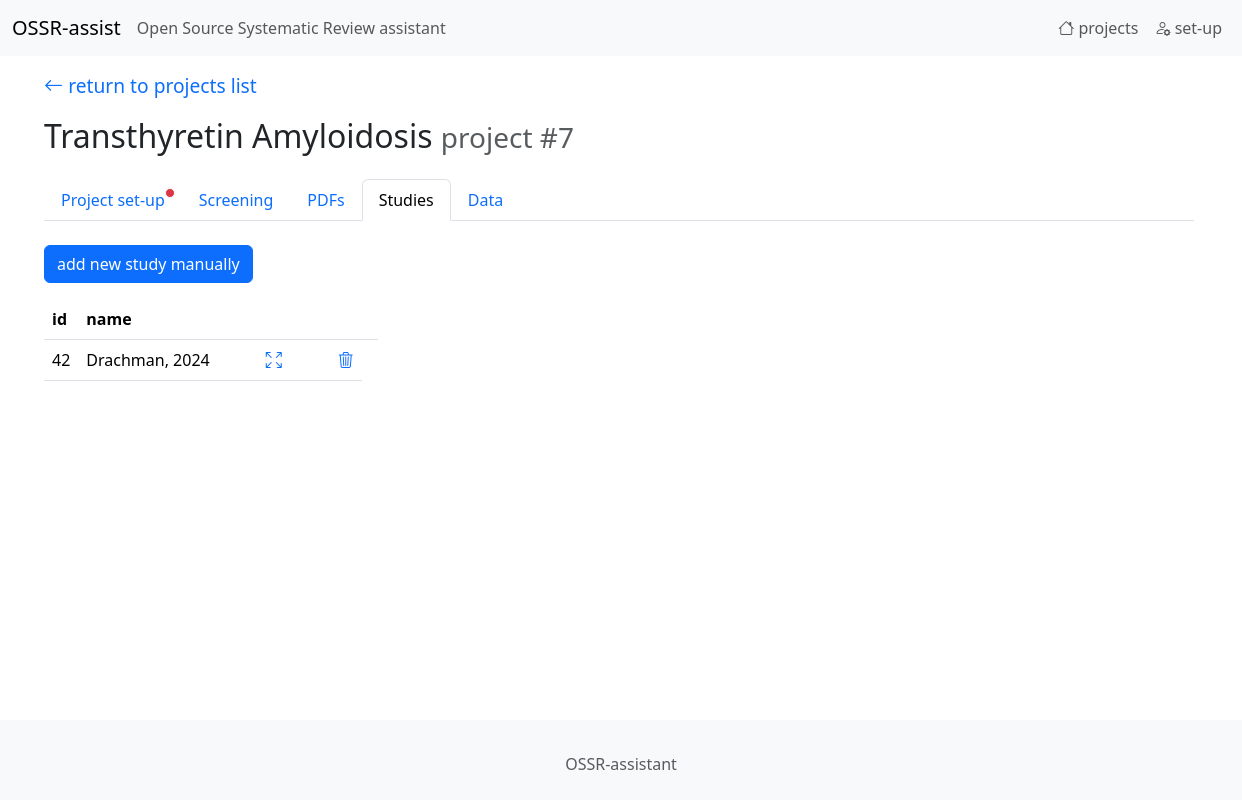
Page /studies/list/7 on the earlier database version.
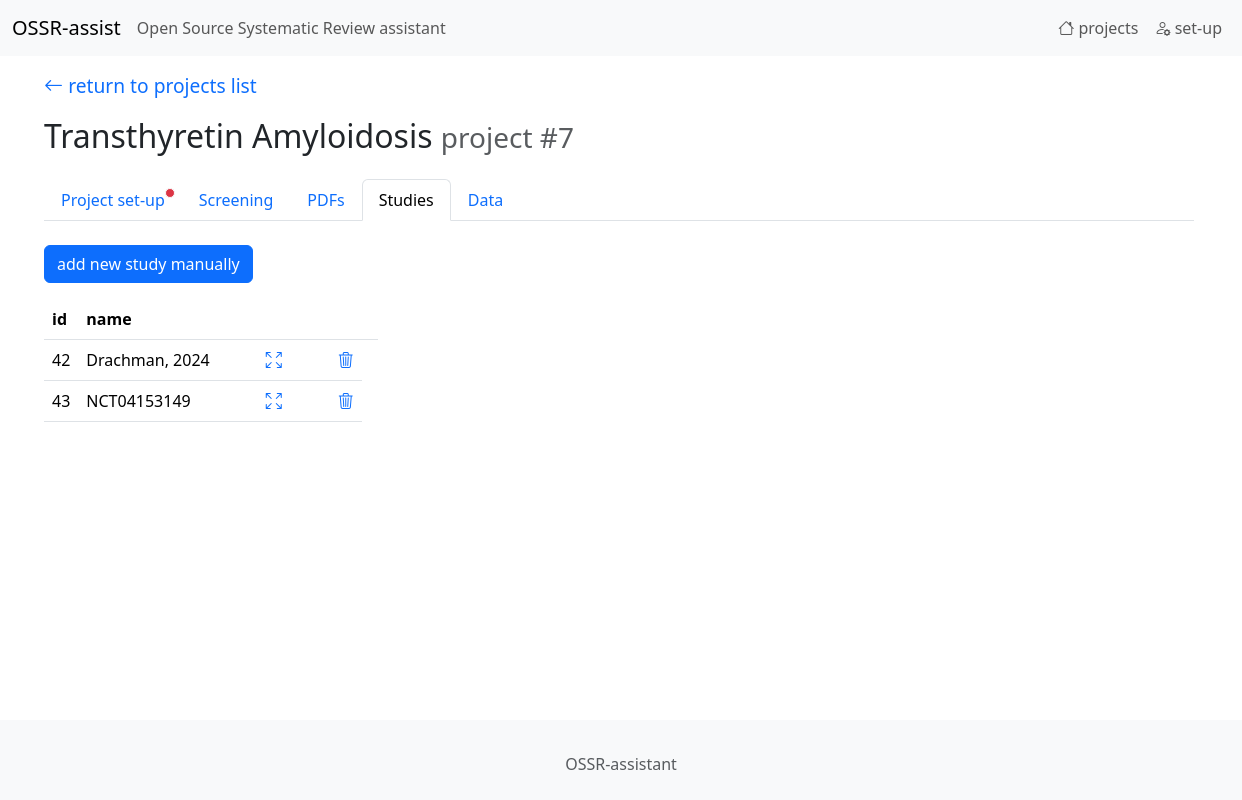
Same page on the later database version.
### tables this page shows
CREATE TABLE "projects"
(
    id                   integer
        constraint projects_pk
            primary key autoincrement,
    name                 TEXT,
    green_words          TEXT default "",
    red_words            TEXT default "",
    eligibility_criteria TEXT default "",
    type_of_study        INT  default 0
, prompt_selection_user TEXT default "", prompt_selection_system TEXT);

CREATE TABLE studies
(
    id      integer
        constraint studies_pk
            primary key autoincrement,
    name    TEXT,
    project integer
, registration_number TEXT);

### app.py (the view)
@app.route('/studies/list/<int:project_id>')
def endpoint_studies_list(project_id):
    return studies_list(project_id)

### studies.py (called while the page is built)
def studies_list(project_id):
    sql = "SELECT id, name FROM studies WHERE project=? ORDER BY name"
    studies = sql_select_fetchall(sql, (project_id,))
    project_name, study_type, eligibility_criteria_empty = get_project_name(project_id)
    return render_template('studies_list.html', project_id=project_id, project_name=project_name,
                           studies=studies, eligibility_criteria_empty=eligibility_criteria_empty)

### utils.py (called while the page is built)
def get_db_connection():
    conn = sqlite3.connect(DB_PATH)
    conn.row_factory = sqlite3.Row
    return conn

def sql_select_fetchone(sql, parameters):
    with get_db_connection() as con:
        cur = con.cursor()
        res = cur.execute(sql, parameters)
        r = res.fetchone()
    return r

def sql_select_fetchall(sql, parameters):
    con = sqlite3.connect(DB_PATH)
    con.row_factory = sqlite3.Row
    cur = con.cursor()
    res = cur.execute(sql, parameters)
    rows = res.fetchall()
    columns = [column[0] for column in cur.description]
    result = [dict(zip(columns, row)) for row in rows]
    cur.close()
    con.close()
    return result

def get_project_name(project_id):
    sql = "SELECT name, type_of_study, eligibility_criteria FROM projects WHERE id=?"
    r = sql_select_fetchone(sql, (project_id,))
    project_name = r['name']
    study_type = r['type_of_study']
    eligibility_criteria_empty = (r['eligibility_criteria'] is None or r['eligibility_criteria'].strip() == "")
    return project_name, study_type, eligibility_criteria_empty

### templates/studies_list.html
{% extends 'base.html' %}
{%  block content %}
    {%  set page = 'studies' %}
    {% include '_navbar1.html' %}
    <p>
    <a href="/study_add/{{ project_id }}" class="btn btn-primary">add new study manually</a>
</p>
    <table class="table table-condensed table-hover mt-3" style="width: auto;">
    <thead>
    <tr>
        <th>id</th>
        <th>name</th>
        <th></th>
        <th></th>
        <th></th>
    </tr>
    </thead>
    <tbody hx-confirm="You are about to delete a study. &#10; Are you sure?" hx-target="closest tr" hx-swap="outerHTML swap:1s">
    {% for study in studies %}
        <tr>
            <td>{{ study["id"] }}</td>
            <td>{{ study["name"] }}</td>
            <td style="padding-left: 3em;">
                <a href="/study/fullscreen/tab1/{{ study["id"] }}/{{ project_id }}/0">
                    <i class="bi bi-arrows-fullscreen"></i>
                </a>
            </td>
            <td style="padding-left: 3em;">
                <a hx-delete="/study_delete2/{{ study["id"] }}/{{ project_id }}" class=""><i class="bi bi-trash3"></i></a>
            </td>
        </tr>
    {% endfor %}
    </tbody>
</table>
{%  endblock %}

### templates/base.html (shortened to what this page needs)
<!DOCTYPE html>
<html lang="en" class="min-vh-100">
<head>
    <link rel="stylesheet" href="{{ url_for('static',filename='ccs1.css') }}">
    <link href="https://cdn.jsdelivr.net/npm/bootstrap@5.3.5/dist/css/bootstrap.min.css" rel="stylesheet">
    <link rel="stylesheet" href="https://cdn.jsdelivr.net/npm/bootstrap-icons@1.11.3/font/bootstrap-icons.min.css">
</head>
<body class="d-flex flex-column min-vh-100">
<nav class="navbar navbar-expand-lg bg-body-tertiary">
  <div class="container-fluid">
    <a class="navbar-brand" href="{{ url_for('endpoint_home')}}">OSSR-assist </a>
      <span class="navbar-text">Open Source Systematic Review assistant</span>
    <div class="collapse navbar-collapse" id="navbarSupportedContent">
      <ul class="navbar-nav navbar-right mb-2 mb-lg-0">
            <li class="nav-item">
                <a class="nav-link " aria-current="page" href="{{ url_for('endpoint_home')}}"><i class="bi bi-house"></i> projects</a>
            </li>
            <li class="nav-item">
                <a href="/setup" class="nav-link " >
                    <i class="bi bi-person-gear"></i> set-up
                </a>
            </li>
      </ul>
    </div>
  </div>
</nav>
<div class="container-fluid flex-grow-1" style="margin-left: 2em; padding-right: 5em; margin-right: 5em;" role="alert">
{%  block content %}{% endblock %}
</div>
<br/><br/>
<footer class="footer mt-auto py-4 bg-light" >
    <div class="container">
        <div class="row">
            <div class="col text-center">
                <p class="mt-2 mb-0 text-muted">OSSR-assistant</p>
            </div>
        </div>
    </div>
</footer>
</body>
</html>

### templates/_navbar1.html (shortened to what this page needs)
<p class="mt-3 mb-3">
    <a href="{{ url_for('endpoint_home')}}" class="return_arrow">
    <i class="bi bi-arrow-left"></i> return to projects list
    </a>
</p>
<h2>
    {{ project_name }}
    <small class="text-body-secondary">project #{{ project_id }}</small>
</h2>
<ul class="nav nav-tabs mb-4 mt-4">
  <li class="nav-item">
    <a class="nav-link {% if page=='setup' %}active{% endif %}" href="/project/edit/{{ project_id }}">
        Project set-up
        {%  if eligibility_criteria_empty or outcomes_list_empty or extraction_fields_list_empty %}
            <span class="position-absolute top-n2 start-99 translate-left p-1 bg-danger border border-light rounded-circle">
            </span>
        {% endif %}
    </a>
  </li>
  <li class="nav-item">
    <a class="nav-link {% if page=='screening' %}active{% endif %}" href="/records/list/{{ project_id }}/1">Screening</a>
  </li>
  <li class="nav-item">
    <a class="nav-link {% if page=='pdf' %}active{% endif %}" href="/pdfs/list/{{ project_id }}">PDFs</a>
  </li>
  <li class="nav-item">
    <a class="nav-link {% if page=='studies' %}active{% endif %}" href="/studies/list/{{ project_id }}">Studies</a>
  </li>
  <li class="nav-item">
    <a class="nav-link {% if page=='data' %}active{% endif %}" href="/data/list1/{{ project_id }}">Data</a>
  </li>
</ul>

### static/ccs1.css (style rules this page uses)
a { text-decoration: none; }
.return_arrow { font-size: 1.2em; text-decoration: none; }

Differences in the rows shown:
added studies: id "43", name "NCT04153149"
